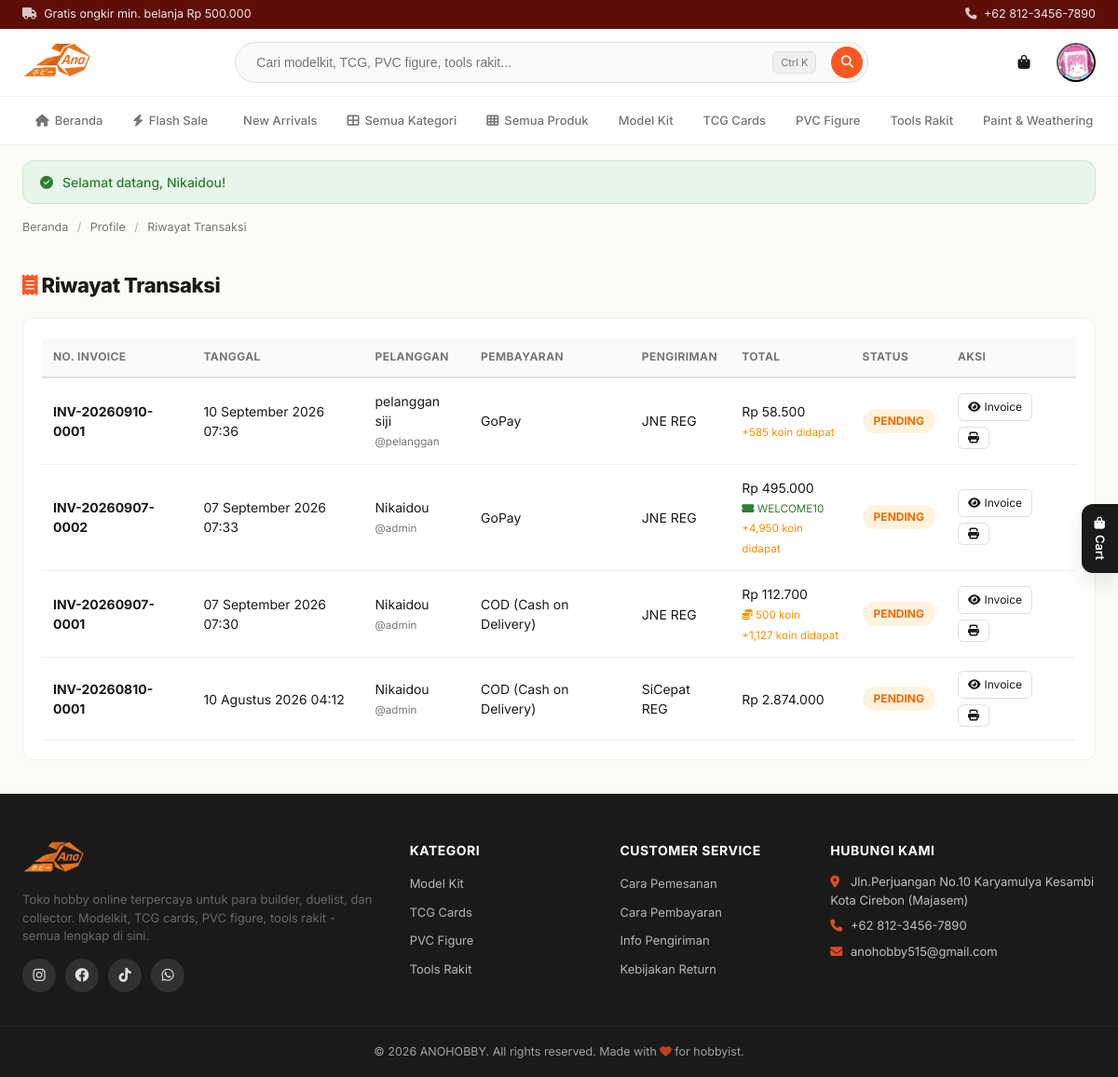
/transaction_history.php (signed in), run on the app's committed database.
### tables this page shows
CREATE TABLE `categories` (
  `id` int NOT NULL,
  `name` varchar(80) NOT NULL,
  `slug` varchar(80) NOT NULL,
  `description` text,
  `image` varchar(255) DEFAULT NULL
);

CREATE TABLE `transactions` (
  `id` int NOT NULL,
  `user_id` int NOT NULL,
  `invoice_no` varchar(30) NOT NULL,
  `total` decimal(12,2) NOT NULL,
  `shipping_cost` decimal(12,2) DEFAULT '0.00',
  `grand_total` decimal(12,2) NOT NULL,
  `payment_method` varchar(50) DEFAULT NULL,
  `shipping_method` varchar(80) DEFAULT NULL,
  `voucher_id` int DEFAULT NULL,
  `voucher_code` varchar(50) DEFAULT NULL,
  `voucher_discount` decimal(12,2) NOT NULL DEFAULT '0.00',
  `user_voucher_id` int DEFAULT NULL,
  `points_used` int NOT NULL DEFAULT '0',
  `points_discount` decimal(12,2) NOT NULL DEFAULT '0.00',
  `points_earned` int NOT NULL DEFAULT '0',
  `status` enum('pending','paid','shipped','completed','cancelled') DEFAULT 'pending',
  `recipient_name` varchar(100) DEFAULT NULL,
  `recipient_phone` varchar(20) DEFAULT NULL,
  `shipping_address` text,
  `created_at` timestamp NULL DEFAULT CURRENT_TIMESTAMP
);

CREATE TABLE `users` (
  `id` int NOT NULL,
  `username` varchar(50) NOT NULL,
  `email` varchar(100) NOT NULL,
  `password` varchar(255) NOT NULL,
  `full_name` varchar(100) NOT NULL,
  `phone` varchar(20) DEFAULT NULL,
  `address` text,
  `avatar` varchar(255) DEFAULT NULL,
  `role` enum('admin','customer') DEFAULT 'customer',
  `points` int NOT NULL DEFAULT '0',
  `created_at` timestamp NULL DEFAULT CURRENT_TIMESTAMP
);

### includes/functions.php (called while the page is built, shortened)
<?php
function rupiah($angka) {
    return 'Rp ' . number_format((float)$angka, 0, ',', '.');
}
function is_logged_in() {
    return isset($_SESSION['user_id']);
}
function is_admin() {
    return is_logged_in() && $_SESSION['role'] === 'admin';
}
function url($path = '') {
    $scriptDir = str_replace('\\', '/', dirname($_SERVER['SCRIPT_NAME']));
    if (preg_match('#/admin$#', $scriptDir)) {
        $base = dirname($scriptDir);
    } else {
        $base = $scriptDir;
    }
    $base = rtrim($base, '/');
    return $base . '/' . ltrim($path, '/');
}
function asset($path) {
    return url('assets/' . ltrim($path, '/'));
}
function uploads_url($path) {
    return url('uploads/' . ltrim($path, '/'));
}
function uploads_path($path = '') {
    return __DIR__ . '/../uploads/' . ltrim($path, '/');
}
function user_avatar_url($avatar) {
    return uploads_url($avatar);
}
function get_flash() {
    $f = $_SESSION['flash'];
    return $f;
}
function e($str) {
    return htmlspecialchars((string)$str, ENT_QUOTES, 'UTF-8');
}
function get_categories($pdo) {
    return $pdo->query("SELECT * FROM categories ORDER BY id")->fetchAll();
}
function count_new_arrivals($pdo) {
    $sql = "SELECT COUNT(*) FROM products
            WHERE badge = 'NEW'
              AND created_at >= DATE_SUB(NOW(), INTERVAL 7 DAY)";
    return (int)$pdo->query($sql)->fetchColumn();
}
function count_flash_sale($pdo) {
    $sql = "SELECT COUNT(*) FROM products
            WHERE badge = 'FLASH SALE'
              AND flash_sale_ends_at IS NOT NULL
              AND flash_sale_ends_at > NOW()";
    return (int)$pdo->query($sql)->fetchColumn();
}
function tgl_indo($datetime) {
    $bulan = [1=>'Januari','Februari','Maret','April','Mei','Juni','Juli','Agustus','September','Oktober','November','Desember'];
    $ts = strtotime($datetime);
    return date('d', $ts) . ' ' . $bulan[(int)date('n', $ts)] . ' ' . date('Y', $ts) . ' ' . date('H:i', $ts);
}

### transaction_history.php (the view, shortened to what this page needs)
<?php
require_once __DIR__ . '/includes/functions.php';
global $pdo;
$user_id = $_SESSION['user_id'];
if (is_admin()) {
    $stmt = $pdo->query("SELECT t.*, u.username, u.full_name FROM transactions t JOIN users u ON t.user_id = u.id ORDER BY t.created_at DESC");
} else {
    $stmt = $pdo->prepare("SELECT t.*, u.username, u.full_name FROM transactions t JOIN users u ON t.user_id = u.id WHERE t.user_id = ? ORDER BY t.created_at DESC");
    $stmt->execute([$user_id]);
}
$transactions = $stmt->fetchAll();
include __DIR__ . '/includes/header.php';
?>
<div class="container" style="margin-top:16px;">
    <div class="breadcrumb">
        <a href="<?= url('index.php') ?>">Beranda</a>
        <span class="sep">/</span>
        <a href="<?= url('profile.php') ?>">Profile</a>
        <span class="sep">/</span>
        <span>Riwayat Transaksi</span>
    </div>
</div>
<section class="section">
    <div class="section-header">
        <h2><i class="fas fa-receipt accent"></i> Riwayat Transaksi</h2>
    </div>
    <?php if (empty($transactions)): ?>
        <div class="empty-state">
            <i class="fas fa-receipt"></i>
            <h3>Belum ada transaksi</h3>
            <p>Yuk mulai belanja untuk mengisi riwayat transaksimu!</p>
            <a href="<?= url('products.php') ?>" class="btn btn-primary mt-2"><i class="fas fa-shopping-bag"></i> Mulai Belanja</a>
        </div>
    <?php else: ?>
        <div class="panel" style="background:white;border-radius:12px;padding:20px;border:1px solid var(--border-light);overflow-x:auto;">
            <table class="data-table">
                <thead>
                    <tr>
                        <th>No. Invoice</th>
                        <th>Tanggal</th>
                        <?php if (is_admin()): ?><th>Pelanggan</th><?php endif; ?>
                        <th>Pembayaran</th>
                        <th>Pengiriman</th>
                        <th>Total</th>
                        <th>Status</th>
                        <th>Aksi</th>
                    </tr>
                </thead>
                <tbody>
                    <?php foreach ($transactions as $t): ?>
                        <tr>
                            <td><strong><?= e($t['invoice_no']) ?></strong></td>
                            <td><?= tgl_indo($t['created_at']) ?></td>
                            <?php if (is_admin()): ?><td><?= e($t['full_name']) ?><br><small class="muted">@<?= e($t['username']) ?></small></td><?php endif; ?>
                            <td><?= e($t['payment_method']) ?></td>
                            <td><?= e($t['shipping_method']) ?></td>
                            <td>
                                <?= rupiah($t['grand_total']) ?>
                                <?php if (!empty($t['voucher_code'])): ?>
                                    <br><small class="muted" style="color:#2E7D32;"><i class="fas fa-ticket-alt"></i> <?= e($t['voucher_code']) ?></small>
                                <?php endif; ?>
                                <?php if ((int)$t['points_used'] > 0): ?>
                                    <br><small class="muted" style="color:#FF8F00;"><i class="fas fa-coins"></i> <?= number_format((int)$t['points_used']) ?> koin</small>
                                <?php endif; ?>
                                <?php if ((int)$t['points_earned'] > 0): ?>
                                    <br><small class="muted" style="color:#FF8F00;">+<?= number_format((int)$t['points_earned']) ?> koin didapat</small>
                                <?php endif; ?>
                            </td>
                            <td><span class="invoice-status status-<?= e($t['status']) ?>"><?= e(ucfirst($t['status'])) ?></span></td>
                            <td>
                                <div class="table-actions">
                                    <a href="<?= url('invoice.php?id=' . $t['id']) ?>" title="Lihat Invoice"><i class="fas fa-eye"></i> Invoice</a>
                                    <a href="<?= url('invoice.php?id=' . $t['id']) ?>" target="_blank" title="Print"><i class="fas fa-print"></i></a>
                                </div>
                            </td>
                        </tr>
                    <?php endforeach; ?>
                </tbody>
            </table>
        </div>
    <?php endif; ?>
</section>
<?php include __DIR__ . '/includes/footer.php'; ?>

### includes/header.php (shortened to what this page needs)
<?php
require_once __DIR__ . '/functions.php';
global $pdo;
$current_page = basename($_SERVER['SCRIPT_NAME'], '.php');
$categories = get_categories($pdo);
$flash = get_flash();
try {
    $new_arrivals_count = count_new_arrivals($pdo);
    $flash_sale_count   = count_flash_sale($pdo);
} catch (Throwable $e) {
    $new_arrivals_count = 0;
    $flash_sale_count   = 0;
}
?>
<!DOCTYPE html>
<html lang="id">
<head>
    <link rel="stylesheet" href="https://cdnjs.cloudflare.com/ajax/libs/font-awesome/6.4.0/css/all.min.css">
    <link rel="stylesheet" href="<?= asset('css/style.css') ?>?v=<?= @filemtime(__DIR__ . '/../assets/css/style.css') ?>">
    <link rel="stylesheet" href="<?= asset('css/shop-ui.css') ?>?v=<?= @filemtime(__DIR__ . '/../assets/css/shop-ui.css') ?>">
</head>
<body>
<div class="topbar">
    <div class="container topbar-inner">
        <span><i class="fas fa-truck"></i> Gratis ongkir min. belanja Rp 500.000</span>
        <span><i class="fas fa-phone"></i> <?= STORE_PHONE ?></span>
    </div>
</div>
<header class="site-header">
    <div class="container header-inner">
        <a href="<?= url('index.php') ?>" class="logo">
            <img src="<?= asset('img/logo.png') ?>" alt="<?= STORE_NAME ?>" class="logo-img">
        </a>
        <form class="searchbar" action="<?= url('products.php') ?>" method="get">
            <input type="text" name="q" placeholder="Cari modelkit, TCG, PVC figure, tools rakit..." value="<?= e($_GET['q'] ?? '') ?>">
            <span class="kbd">Ctrl K</span>
            <button type="submit" aria-label="Cari"><i class="fas fa-search"></i></button>
        </form>
        <nav class="header-actions">
            <a href="<?= url('cart.php') ?>" class="action-icon" title="Keranjang">
                <i class="fas fa-shopping-bag"></i>
            </a>
            <?php if (is_logged_in()): ?>
                <div class="dropdown">
                    <button class="action-icon action-icon-avatar" title="Akun">
                        <?php $hdr_avatar = user_avatar_url($_SESSION['avatar'] ?? null); ?>
                        <?php if ($hdr_avatar): ?>
                            <img src="<?= e($hdr_avatar) ?>" alt="Avatar" class="header-avatar-img">
                        <?php else: ?>
                            <i class="fas fa-user"></i>
                        <?php endif; ?>
                    </button>
                </div>
            <?php else: ?>
                <a href="<?= url('login.php') ?>" class="signin-btn">Sign in</a>
                <a href="<?= url('register.php') ?>" class="btn btn-primary btn-sm">Register</a>
            <?php endif; ?>
        </nav>
    </div>
    <nav class="catnav">
        <div class="container catnav-inner">
            <a href="<?= url('index.php') ?>" class="catnav-item <?= $current_page==='index'?'active':'' ?>"><i class="fas fa-home"></i> Beranda</a>
            <?php if ($flash_sale_count > 0): ?>
                <a href="<?= url('flash_sale.php') ?>" class="catnav-item catnav-flashsale <?= $current_page==='flash_sale'?'active':'' ?>">
                    <i class="fas fa-bolt"></i> Flash Sale
                    <span class="catnav-badge"><?= $flash_sale_count ?></span>
                </a>
            <?php else: ?>
                <a href="<?= url('flash_sale.php') ?>" class="catnav-item <?= $current_page==='flash_sale'?'active':'' ?>"><i class="fas fa-bolt"></i> Flash Sale</a>
            <?php endif; ?>
            <?php if ($new_arrivals_count > 0): ?>
                <a href="<?= url('new_arrivals.php') ?>" class="catnav-item catnav-new <?= $current_page==='new_arrivals'?'active':'' ?>">
                    <i class="fas fa-sparkles"></i> New Arrivals
                    <span class="catnav-badge new"><?= $new_arrivals_count ?></span>
                </a>
            <?php else: ?>
                <a href="<?= url('new_arrivals.php') ?>" class="catnav-item <?= $current_page==='new_arrivals'?'active':'' ?>"><i class="fas fa-sparkles"></i> New Arrivals</a>
            <?php endif; ?>
            <a href="<?= url('all_categories.php') ?>" class="catnav-item <?= $current_page==='all_categories'?'active':'' ?>"><i class="fas fa-th-large"></i> Semua Kategori</a>
            <a href="<?= url('products.php') ?>" class="catnav-item <?= $current_page==='products'?'active':'' ?>"><i class="fas fa-th"></i> Semua Produk</a>
            <?php foreach ($categories as $c): ?>
                <a href="<?= url('category.php?slug=' . $c['slug']) ?>" class="catnav-item <?= (basename($_SERVER['SCRIPT_NAME'])==='category.php' && ($_GET['slug']??'')===$c['slug'])?'active':'' ?>"><?= e($c['name']) ?></a>
            <?php endforeach; ?>
        </div>
    </nav>
</header>
<?php if (!empty($flash)): ?>
<div class="flash-container">
    <?php foreach ($flash as $f): ?>
        <div class="flash flash-<?= e($f['type']) ?>">
            <i class="fas fa-<?= $f['type']==='success'?'check-circle':($f['type']==='error'?'exclamation-circle':'info-circle') ?>"></i>
            <?= e($f['msg']) ?>
        </div>
    <?php endforeach; ?>
</div>
<?php endif; ?>
<main>

### data on the page
categories: name "Model Kit"
categories: name "TCG Cards"
categories: name "PVC Figure"
categories: name "Tools Rakit"
categories: name "Paint & Weathering"
transactions: invoice_no "INV-20260910-0001", created_at "10 September 2026 07:36", user.full_name "pelanggan siji", user.username "pelanggan", payment_method "GoPay", shipping_method "JNE REG", grand_total "Rp 58.500", points_earned "585", status "PENDING"
transactions: invoice_no "INV-20260907-0002", created_at "07 September 2026 07:33", user.full_name "Nikaidou", user.username "admin", payment_method "GoPay", shipping_method "JNE REG", grand_total "Rp 495.000", voucher_code "WELCOME10", points_earned "4,950", status "PENDING"
transactions: invoice_no "INV-20260907-0001", created_at "07 September 2026 07:30", user.full_name "Nikaidou", user.username "admin", payment_method "COD (Cash on Delivery)", shipping_method "JNE REG", grand_total "Rp 112.700", points_used "500", points_earned "1,127", status "PENDING"
transactions: invoice_no "INV-20260810-0001", created_at "10 Agustus 2026 04:12", user.full_name "Nikaidou", user.username "admin", payment_method "COD (Cash on Delivery)", shipping_method "SiCepat REG", grand_total "Rp 2.874.000", status "PENDING"

### other printed values
STORE_PHONE "+62 812-3456-7890"
$f['msg'] "Selamat datang, Nikaidou!"
STORE_ADDRESS "Jln.Perjuangan No.10 Karyamulya Kesambi Kota Cirebon (Majasem)"
STORE_EMAIL "anohobby515@gmail.com"
STORE_NAME "ANOHOBBY"
